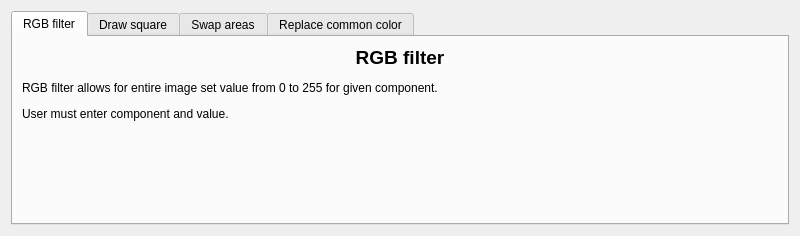
<?xml version="1.0" encoding="UTF-8"?>
<ui version="4.0">
 <class>ToolsDescription</class>
 <widget class="QDialog" name="ToolsDescription">
  <property name="geometry">
   <rect>
    <x>0</x>
    <y>0</y>
    <width>800</width>
    <height>236</height>
   </rect>
  </property>
  <property name="windowTitle">
   <string>Tools description</string>
  </property>
  <layout class="QVBoxLayout" name="verticalLayout">
   <item>
    <widget class="QTabWidget" name="tabWidget">
     <property name="currentIndex">
      <number>0</number>
     </property>
     <widget class="QWidget" name="rgbFilterTab">
      <attribute name="title">
       <string>RGB filter</string>
      </attribute>
      <layout class="QVBoxLayout" name="verticalLayout_2">
       <item>
        <widget class="QLabel" name="label">
         <property name="text">
          <string>&lt;html&gt;&lt;head/&gt;&lt;body&gt;&lt;p align=&quot;center&quot;&gt;&lt;span style=&quot; font-size:14pt; font-weight:600;&quot;&gt;RGB filter&lt;/span&gt;&lt;/p&gt;&lt;p&gt;RGB filter allows for entire image set value from 0 to 255 for given component.&lt;/p&gt;&lt;p&gt;User must enter component and value.&lt;/p&gt;&lt;/body&gt;&lt;/html&gt;</string>
         </property>
        </widget>
       </item>
       <item>
        <spacer name="verticalSpacer">
         <property name="orientation">
          <enum>Qt::Vertical</enum>
         </property>
         <property name="sizeHint" stdset="0">
          <size>
           <width>20</width>
           <height>40</height>
          </size>
         </property>
        </spacer>
       </item>
      </layout>
     </widget>
     <widget class="QWidget" name="drawSquareTab">
      <attribute name="title">
       <string>Draw square</string>
      </attribute>
      <layout class="QVBoxLayout" name="verticalLayout_3">
       <item>
        <widget class="QLabel" name="label_2">
         <property name="text">
          <string>&lt;html&gt;&lt;head/&gt;&lt;body&gt;&lt;p align=&quot;center&quot;&gt;&lt;span style=&quot; font-size:14pt; font-weight:600;&quot;&gt;Draw square. &lt;/span&gt;&lt;/p&gt;&lt;p&gt;User must enter:&lt;/p&gt;&lt;p&gt;1) Top left (by pressing left mouse button) and bottom right (by releasing button) corners;&lt;/p&gt;&lt;p&gt;2) Side thickness;&lt;/p&gt;&lt;p&gt;3) Side color;&lt;/p&gt;&lt;p&gt;4) Fill color, if user check &amp;quot;Filled&amp;quot;.&lt;/p&gt;&lt;/body&gt;&lt;/html&gt;</string>
         </property>
        </widget>
       </item>
      </layout>
     </widget>
     <widget class="QWidget" name="swapAreasTab">
      <attribute name="title">
       <string>Swap areas</string>
      </attribute>
      <layout class="QVBoxLayout" name="verticalLayout_4">
       <item>
        <widget class="QLabel" name="label_3">
         <property name="text">
          <string>&lt;html&gt;&lt;head/&gt;&lt;body&gt;&lt;p align=&quot;center&quot;&gt;&lt;span style=&quot; font-size:14pt; font-weight:600;&quot;&gt;Swap areas&lt;/span&gt;&lt;/p&gt;&lt;p&gt;Swap 4 pieces of the area. The rectangular area selected by the user is divided into 4 parts and these parts swap.&lt;/p&gt;&lt;p&gt;User must enter:&lt;/p&gt;&lt;p&gt;1) The coordinates of the top left corner of the area (by pressing left button);&lt;/p&gt;&lt;p&gt;2) The coordinates of the bottom right corner of the area (by releasing button);&lt;/p&gt;&lt;p&gt;3) Method of exchange of parts: &amp;quot;in a circle&amp;quot;, diagonally.&lt;/p&gt;&lt;/body&gt;&lt;/html&gt;</string>
         </property>
        </widget>
       </item>
      </layout>
     </widget>
     <widget class="QWidget" name="replaceCommonColor">
      <attribute name="title">
       <string>Replace common color</string>
      </attribute>
      <layout class="QVBoxLayout" name="verticalLayout_5">
       <item>
        <widget class="QLabel" name="label_4">
         <property name="text">
          <string>&lt;html&gt;&lt;head/&gt;&lt;body&gt;&lt;p align=&quot;center&quot;&gt;&lt;span style=&quot; font-size:14pt; font-weight:600;&quot;&gt;Replace common color&lt;/span&gt;&lt;/p&gt;&lt;p&gt;Tool finds most common color and replace it with another color, specified by user.&lt;/p&gt;&lt;/body&gt;&lt;/html&gt;</string>
         </property>
        </widget>
       </item>
       <item>
        <spacer name="verticalSpacer_2">
         <property name="orientation">
          <enum>Qt::Vertical</enum>
         </property>
         <property name="sizeHint" stdset="0">
          <size>
           <width>20</width>
           <height>40</height>
          </size>
         </property>
        </spacer>
       </item>
      </layout>
     </widget>
    </widget>
   </item>
  </layout>
 </widget>
 <resources/>
 <connections/>
</ui>
